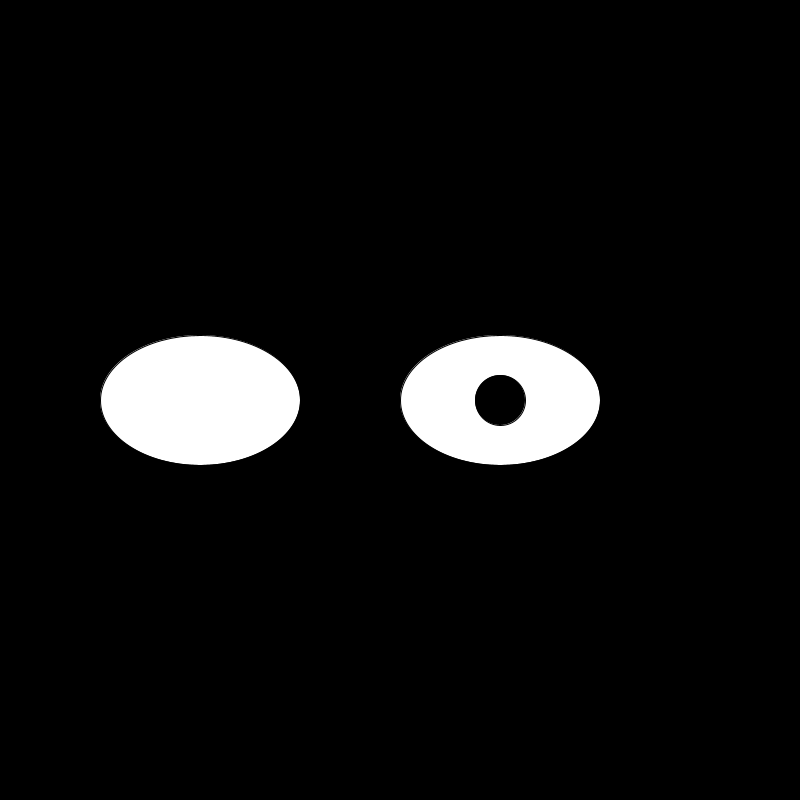
Frame 1 (no input)
Frame 60 (the mouse pressed at the canvas centre just before this capture): identical to frame 1, image omitted
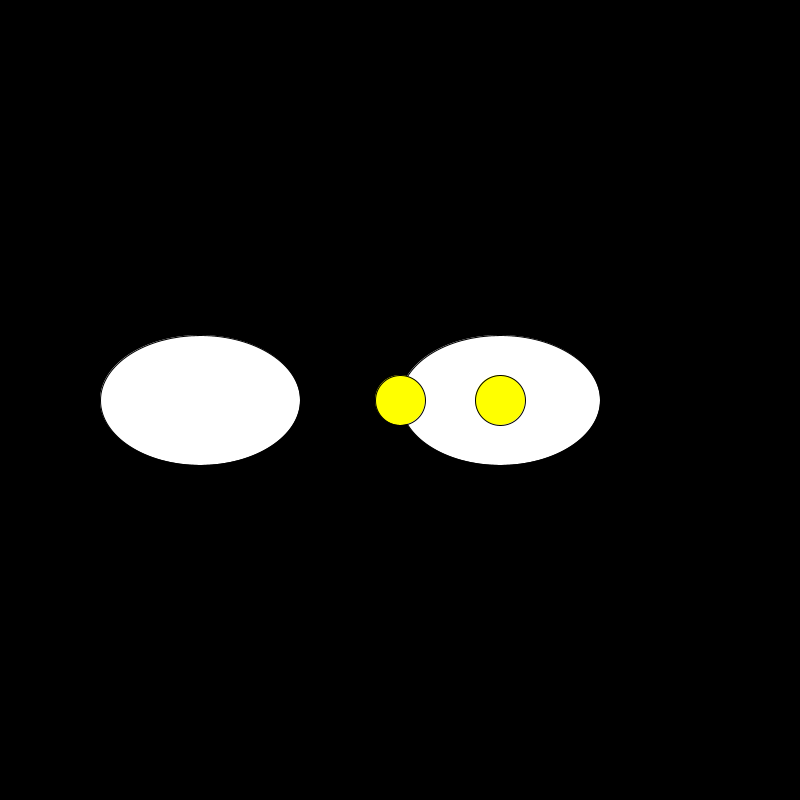
Frame 120 (the mouse held since frame 60 and released just before this capture)

The Processing sketch that drew these frames (run headless with seeded random() and noise(); from frame 60 on, the mouse is pressed at the canvas centre):

// Processing sketch: Googly_Eyes
// ── Googly_Eyes.pde
void setup(){
  size(800, 800);
}
void draw(){
      background(0, 0, 0);
  int a = 200;
  int b = 400;
  int c = 500;
  int d = 400;
  int x = mouseX;
  int y = mouseY;
  int z = mouseX - mouseY;
  fill(255, 255, 255);
  ellipse(200, 400, 200, 130);
    ellipse(500, 400, 200, 130);
    a = mouseX;
    b = mouseY;
    fill(x, y, z);
      ellipse(a, b, 50, 50);
    ellipse(c, d, 50, 50);

}
